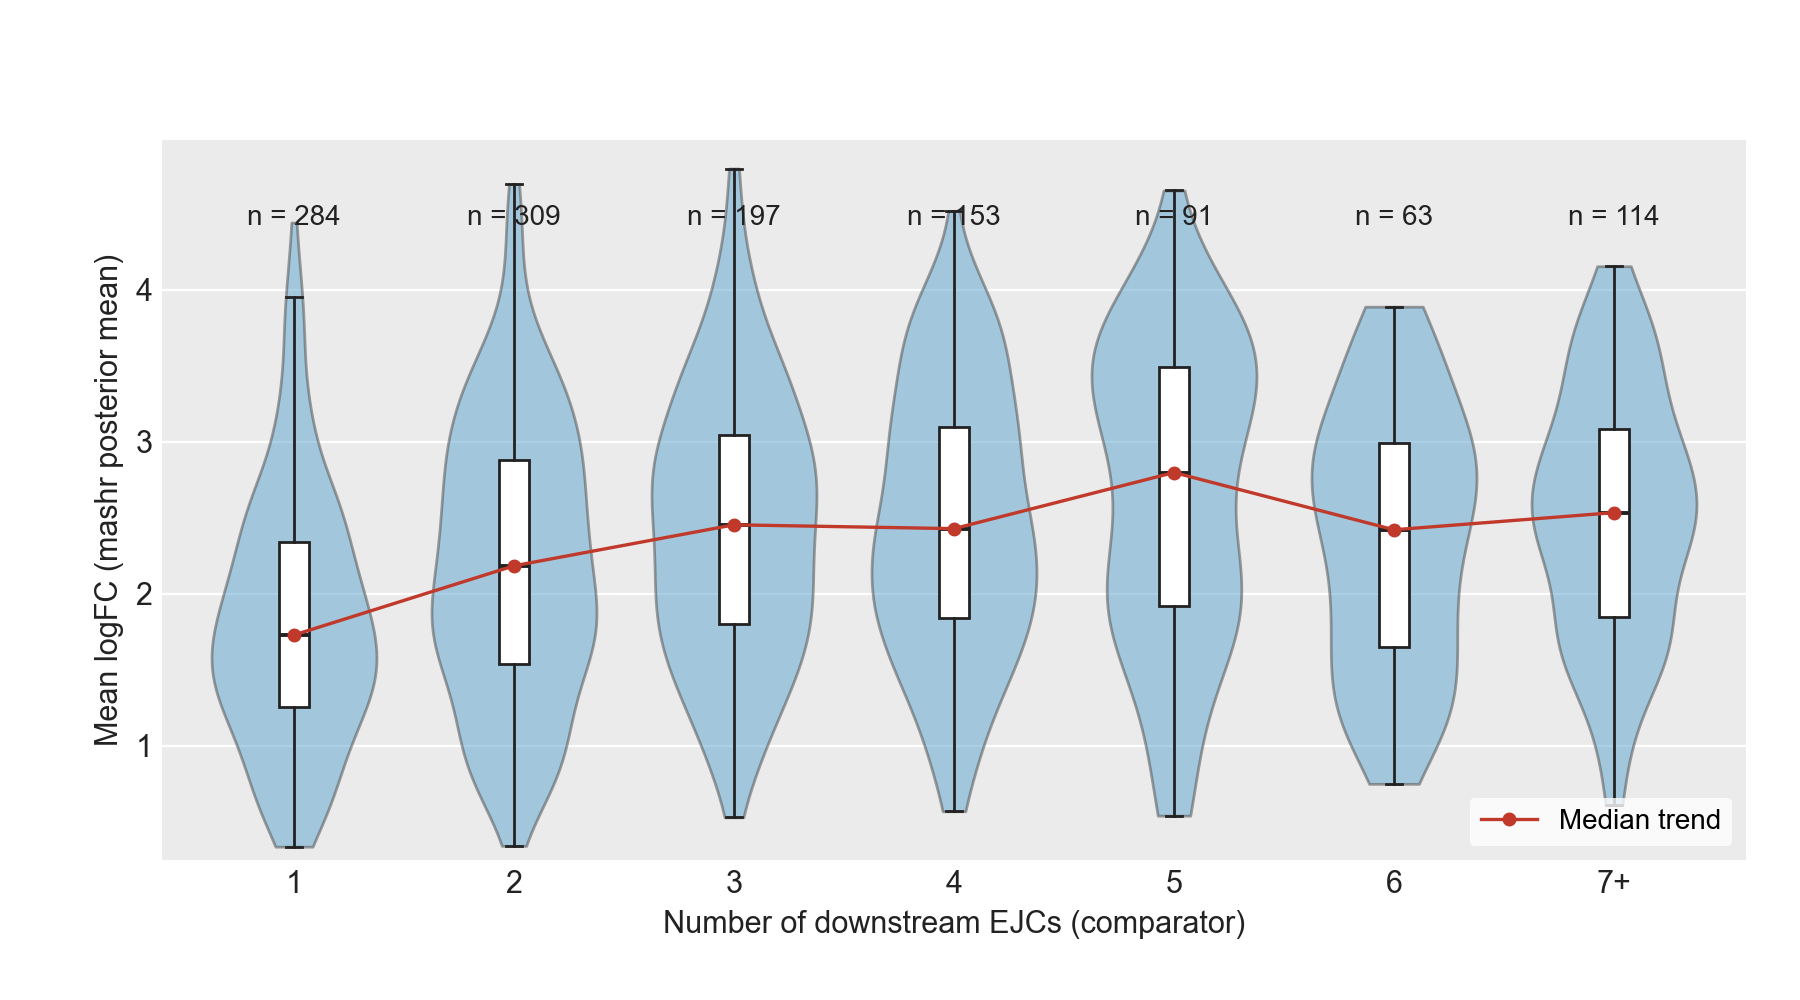

The Python source for this figure:
"""SF31 — NMD effect size by downstream EJC count (PTC+ comparators).

Violin + box distributions of mashr posterior-mean logFC (SMG1i vs DMSO,
averaged across AT2/LAE/FB/MV) as a function of the comparator's number of
downstream EJCs. Restricted to PTC-positive NMD comparators (has_ptc == TRUE)
from SF30's population. EJC counts ≥ 7 collapsed into a "7+" bin.

Data source: `sf31_ejc_count_logfc.tsv` (produced by data_export.R alongside
SF30's TSV). Matches the population and derivation of the Rmd chunk
`goal1-fig3-ejc-boxplot` in `05_final_report_mashr.Rmd`
§ "NMD Strength by Downstream EJC Count".
"""

from __future__ import annotations
import sys
from pathlib import Path

import matplotlib.pyplot as plt
import numpy as np
import pandas as pd

HERE = Path(__file__).resolve().parent
LIB  = HERE.parents[1] / "lib"
sys.path.insert(0, str(LIB))

from ggplot_style import (
    apply_ggplot_rcparams,
    style_axes_ggplot,
    assert_text_within_canvas,
    CONTROL_COLOR,
    AXIS_C,
    TITLE_C,
    BODY_FS,
    HEADER_FS,
)

apply_ggplot_rcparams()

DATA = HERE / "data"


def main():
    df = pd.read_csv(DATA / "sf31_ejc_count_logfc.tsv", sep="\t")
    df = df.dropna(subset=["mean_logFC", "n_downstream_ejcs"])

    # 7+ bin
    df["ejc_bin"] = np.where(df["n_downstream_ejcs"] >= 7, "7+",
                              df["n_downstream_ejcs"].astype(int).astype(str))
    order = [str(i) for i in range(1, 7)] + ["7+"]
    df = df[df["ejc_bin"].isin(order)].copy()

    fig, ax = plt.subplots(figsize=(9.0, 5.0))
    fig.subplots_adjust(left=0.09, right=0.97, top=0.86, bottom=0.14)
    style_axes_ggplot(ax, xgrid=False, ygrid=True)

    data = [df.loc[df["ejc_bin"] == b, "mean_logFC"].to_numpy() for b in order]
    positions = np.arange(len(order))

    parts = ax.violinplot(data, positions=positions, widths=0.75,
                           showmeans=False, showmedians=False, showextrema=False)
    for body in parts["bodies"]:
        body.set_facecolor(CONTROL_COLOR)
        body.set_edgecolor(AXIS_C)
        body.set_alpha(0.55)
        body.set_zorder(3)

    # Overlay narrow boxplots
    ax.boxplot(data, positions=positions, widths=0.14,
                showfliers=False, patch_artist=True,
                boxprops=dict(facecolor="white", edgecolor=TITLE_C, linewidth=1.0),
                medianprops=dict(color=TITLE_C, linewidth=1.4),
                whiskerprops=dict(color=TITLE_C, linewidth=1.0),
                capprops=dict(color=TITLE_C, linewidth=1.0),
                zorder=5)

    # n = labels above each violin
    ymax = df["mean_logFC"].quantile(0.98)
    y_label = ymax + 0.35
    for i, b in enumerate(order):
        n = len(df.loc[df["ejc_bin"] == b])
        ax.text(positions[i], y_label, f"n = {n:,}",
                ha="center", va="bottom", fontsize=BODY_FS - 1, color=TITLE_C)

    # Median line
    medians = [np.median(d) for d in data]
    ax.plot(positions, medians, color="#c0392b", linewidth=1.2,
            marker="o", markersize=4, zorder=6, label="Median trend")
    ax.legend(loc="lower right", frameon=True, facecolor="white",
              edgecolor="none", fontsize=BODY_FS - 1)

    ax.set_xticks(positions)
    ax.set_xticklabels(order, fontsize=BODY_FS, color=TITLE_C)
    ax.set_xlabel("Number of downstream EJCs (comparator)",
                   fontsize=BODY_FS, color=TITLE_C)
    ax.set_ylabel("Mean logFC (mashr posterior mean)",
                   fontsize=BODY_FS, color=TITLE_C)
    y_hi = max(df["mean_logFC"].quantile(0.995), y_label + 0.6)
    y_lo = df["mean_logFC"].quantile(0.005) - 0.2
    ax.set_ylim(y_lo, y_hi)
    ax.set_xlim(-0.6, len(order) - 0.4)

    # No overall figure title — caption carries the title role (Yul-style).
    assert_text_within_canvas(fig)

    out_png = HERE / "figure_sf31_nmd_effect_by_ejc_count.png"
    out_pdf = HERE / "figure_sf31_nmd_effect_by_ejc_count.pdf"
    fig.savefig(out_png, dpi=200, facecolor="white")
    fig.savefig(out_pdf, facecolor="white")
    print(f"wrote {out_png.name} and {out_pdf.name}")
    print(f"  medians: {[round(m,2) for m in medians]}")
    print(f"  n_by_bin: {[len(d) for d in data]}")


if __name__ == "__main__":
    main()
